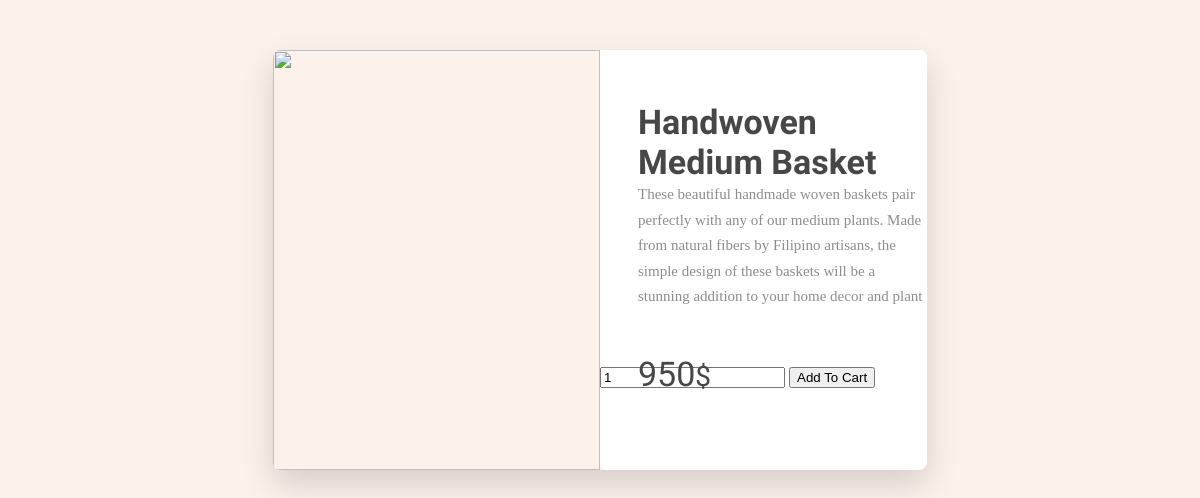
The page /product.php?page=product&id=10 on the database its author committed.
### tables this page shows
CREATE TABLE Product 
(
	ProductID INT AUTO_INCREMENT NOT NULL PRIMARY KEY
	, CategoryID INT NOT NULL 
	, `Names` VARCHAR(30) NOT NULL
	, Price DOUBLE NOT NULL
	, Descriptions VARCHAR(65535)
	, Packet_content INT
	, Images longblob
	, CONSTRAINT FK_Product_Category FOREIGN KEY(CategoryID)	
    	REFERENCES Category (CategoryID) 
);

### product.php (the view, shortened to what this page needs)
<?php
include "connection.php";
?>
<html lang="en">
<head>
</head>
<body>
    <?php
    if (isset($_GET['id'])) {
        $stmt = $db->prepare("SELECT * FROM product WHERE ProductID = ?");
        $stmt->bind_param("i", $_GET['id']);
        $stmt->execute();
        $result = $stmt->get_result();
        $product = $result->fetch_assoc();
    } else {
        exit('Product does not exist!');
    }
    ?>
    <div class="wrapper">
        <div class="product-img">
            <img height="420" width="327">
        </div>
        <div class="product-info">
            <div class="product-text">
                <h1><?php echo htmlspecialchars($product['Names']); ?></h1>
                <p><?php echo htmlspecialchars($product['Descriptions']); ?></p>
            </div>
            <div class="product-price-btn">
                <form action="cart.php" method="POST">
                    <input type="number" name="quantity" value="1" min="1" placeholder="Quantity" required>
                    <input type="submit" value="Add To Cart">
                </form>
                <p><span><?php echo htmlspecialchars($product['Price']); ?></span>&dollar;</p>
            </div>
        </div>
    </div>
</body>
</html>

### product.php (style rules this page uses)
body { background-color: #fdf1ec; }
.wrapper { height: 420px; width: 654px; margin: 50px auto; border-radius: 7px 7px 7px 7px; -webkit-box-shadow: 0px 14px 32px 0px rgba(0, 0, 0, 0.15); -moz-box-shadow: 0px 14px 32px 0px rgba(0, 0, 0, 0.15); box-shadow: 0px 14px 32px 0px rgba(0, 0, 0, 0.15); }
.product-img { float: left; height: 420px; width: 327px; }
.product-img img { border-radius: 7px 0 0 7px; }
.product-info { float: left; height: 420px; width: 327px; border-radius: 0 7px 10px 7px; background-color: #ffffff; }
.product-text { height: 300px; width: 327px; }
.product-text h1 { margin: 0 0 0 38px; padding-top: 52px; font-size: 34px; color: #474747; }
.product-text h1, .product-price-btn p { font-family: 'Bentham', serif; }
.product-text p { height: 125px; margin: 0 0 0 38px; font-family: 'Playfair Display', serif; color: #8d8d8d; line-height: 1.7em; font-size: 15px; font-weight: lighter; overflow: hidden; }
.product-price-btn { height: 103px; width: 327px; margin-top: 17px; position: relative; }
.product-price-btn p { display: inline-block; position: absolute; top: -13px; height: 50px; font-family: 'Trocchi', serif; margin: 0 0 0 38px; font-size: 28px; font-weight: lighter; color: #474747; }
span { display: inline-block; height: 50px; font-family: 'Suranna', serif; font-size: 34px; }

### rows shown on the page
product: Names "Handwoven Medium Basket", Descriptions "These beautiful handmade woven baskets pair perfectly with any of our medium plants. Made from natural fibers by Filipino artisans, the simple design of these baskets will be a stunning addition to your home decor and plant…", Price "950"
